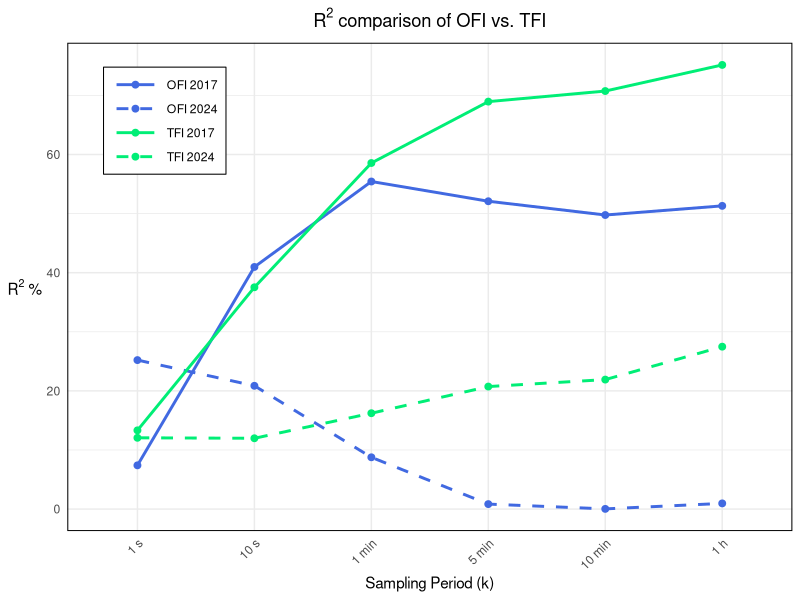
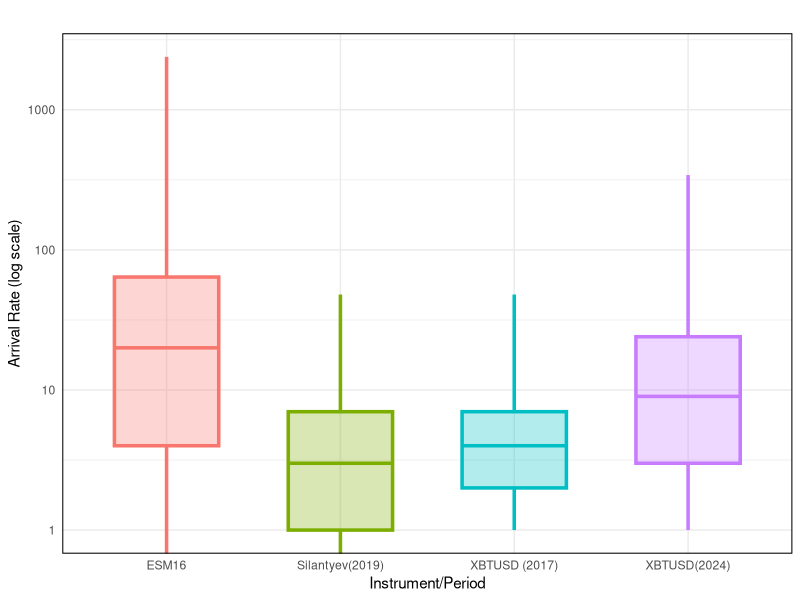
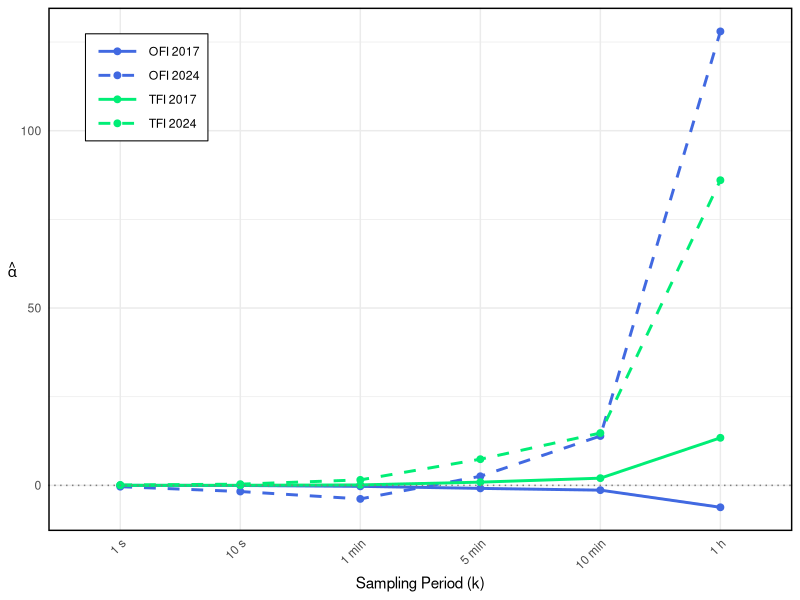
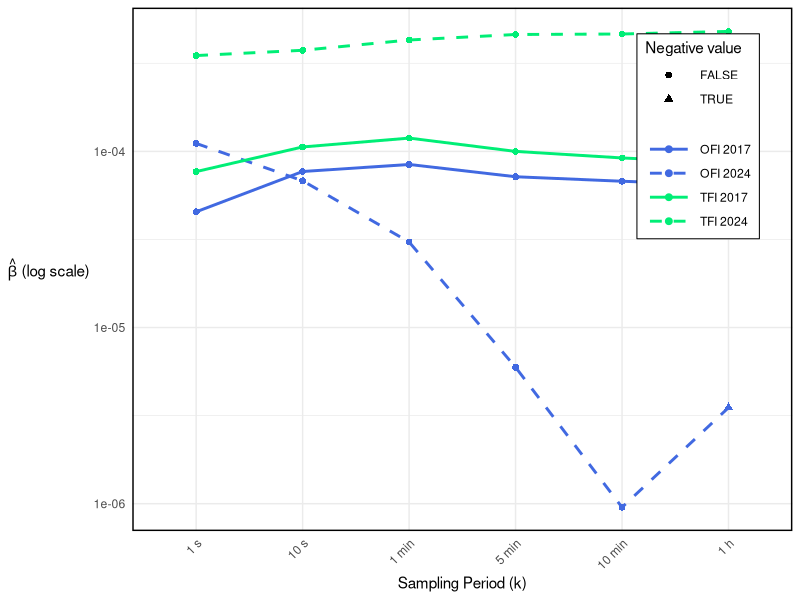
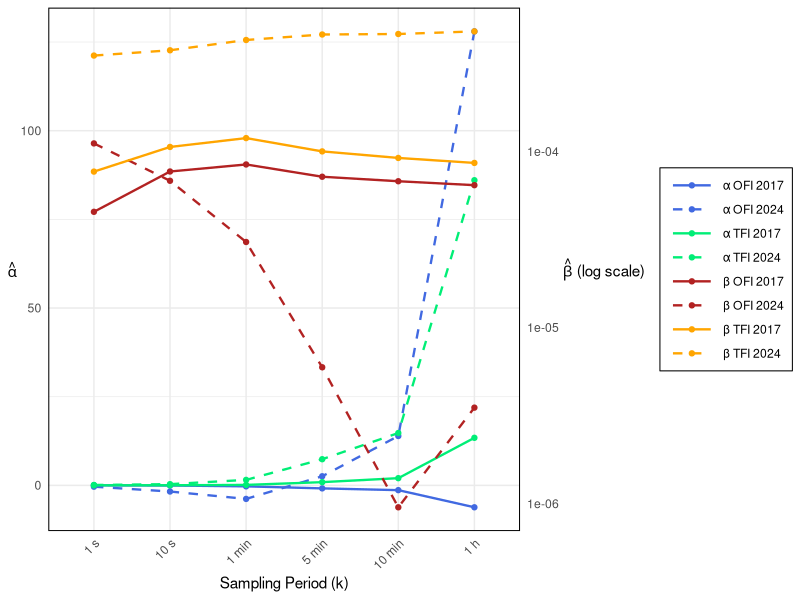
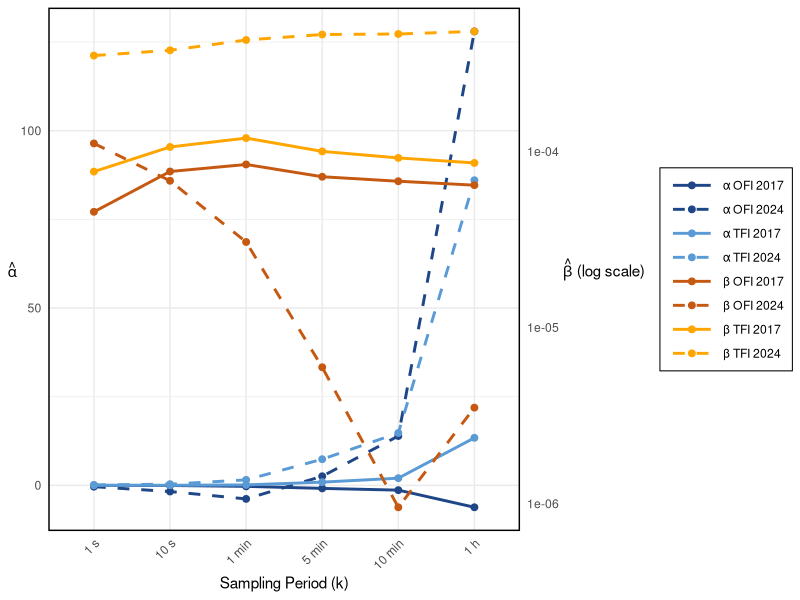

Recreate these plots in R, in order.
## ---- chunk 1
# required libraries
library(ggplot2)
library(dplyr)
library(tidyr)

# data frame
k <- c('1 s', '10 s', '1 min', '5 min', '10 min', '1 h')
ofi_2017 <- c(7.40, 40.97, 55.43, 52.09, 49.76, 51.31)
ofi_2024 <- c(25.21, 20.86, 8.76, 0.84, 0.03, 0.96)
tfi_2017 <- c(13.32, 37.53, 58.56, 68.95, 70.74, 75.16)
tfi_2024 <- c(12.06, 11.98, 16.22, 20.73, 21.91, 27.48)

# Reshape data to long format for better plotting
data_long <- data.frame(
  k = factor(rep(k, 4), levels = k),
  value = c(ofi_2017, ofi_2024, tfi_2017, tfi_2024),
  type = rep(c("OFI", "OFI", "TFI", "TFI"), each = 6),
  year = rep(c("2017", "2024", "2017", "2024"), each = 6),
  group = rep(c("OFI 2017", "OFI 2024", "TFI 2017", "TFI 2024"), each = 6)
)

#  plot
# For the line plot:
ggplot(data_long, aes(x = k, y = value, group = group, color = group, linetype = group)) +
  geom_line(size = 1) +
  geom_point(size = 2) +
  scale_color_manual(
    name = NULL,
    values = c("OFI 2017" = "royalblue", "OFI 2024" = "royalblue", 
               "TFI 2017" = "springgreen2", "TFI 2024" = "springgreen2")
  ) +
  scale_linetype_manual(
    name = NULL,
    values = c("OFI 2017" = "solid", "OFI 2024" = "dashed", 
               "TFI 2017" = "solid", "TFI 2024" = "dashed")
  ) +
  labs(
    title=expression("R"^2~"comparison of OFI vs. TFI"),
    x = "Sampling Period (k)",
    y = expression("R"^2 ~ "%")
  ) +
  theme_minimal() +
  theme(
    panel.border = element_rect(color = "black", fill = NA, size = 0.7),  # Add this line
    axis.title.y = element_text(angle = 0, vjust = 0.5),  # Add this line
    legend.position = c(0.05, 0.95),  
    legend.justification = c(0, 1),   
    legend.direction = "vertical",
    legend.box.background = element_rect(color = "black", fill = "white"),
    legend.margin = margin(4, 6, 4, 6),
    legend.key.width = unit(1.2, "cm"),
    axis.text.x = element_text(angle = 45, hjust = 1),
    plot.title = element_text(hjust = 0.5)
  )
## ---- chunk 2
df_box <- data.frame(
  Instrument = c("XBTUSD (2017)", "Silantyev(2019)", "ESM16", "XBTUSD(2024)"),
  Min = c(1, 0, 0, 1),
  Q1 = c(2, 1, 4, 3),
  Median = c(4, 3, 20, 9),
  Q3 = c(7, 7, 64, 24),
  Max = c(48, 48, 2387, 342)
)

ggplot(df_box, aes(x=Instrument)) +
  geom_boxplot(
    aes(lower=Q1, middle=Median, upper=Q3, ymin=Min, ymax=Max,
        fill=Instrument, color=Instrument),
    stat="identity", width=0.6, alpha=0.3, size=1.2,
    fatten=1  
  ) +
  scale_y_log10() +
  labs(title="",
       y="Arrival Rate (log scale)", x="Instrument/Period") +
  theme_minimal() +
  theme(
    legend.position="none",
    panel.border = element_rect(color = "black", fill = NA, size = 0.7)  # Add border
  )



## ---- chunk 3
library(ggplot2)
library(dplyr)
library(tidyr)

# Data
k <- c('1 s', '10 s', '1 min', '5 min', '10 min', '1 h')

# Alpha values
alpha_ofi_2017 <- c(0.0013, -0.0355, -0.2776, -0.8511, -1.3485, -6.1830)
alpha_ofi_2024 <- c(-0.3733, -1.7360, -3.8186, 2.5649, 13.9163, 127.9933)
alpha_tfi_2017 <- c(0.0122, 0.0290, 0.1303, 0.9072, 2.0272, 13.4080)
alpha_tfi_2024 <- c(0.1061, 0.3421, 1.5443, 7.3748, 14.7543, 86.0347)

# Beta values
beta_ofi_2017 <- c(4.54e-05, 7.69e-05, 8.43e-05, 7.18e-05, 6.77e-05, 6.43e-05)
beta_ofi_2024 <- c(1.11e-04, 6.81e-05, 3.06e-05, 5.95e-06, 9.54e-07, -3.51e-06)
beta_tfi_2017 <- c(7.68e-05, 1.06e-04, 1.19e-04, 1.00e-04, 9.18e-05, 8.60e-05)
beta_tfi_2024 <- c(3.50e-04, 3.75e-04, 4.29e-04, 4.61e-04, 4.64e-04, 4.80e-04)

# ===== ALPHA PLOT =====
data_alpha <- data.frame(
  k = factor(rep(k, 4), levels = k),
  value = c(alpha_ofi_2017, alpha_ofi_2024, alpha_tfi_2017, alpha_tfi_2024),
  type = rep(c("OFI", "OFI", "TFI", "TFI"), each = 6),
  year = rep(c("2017", "2024", "2017", "2024"), each = 6),
  group = rep(c("OFI 2017", "OFI 2024", "TFI 2017", "TFI 2024"), each = 6)
)

# Add small offset to handle negative values in log scale
offset <- abs(min(data_alpha$value)) + 0.001
data_alpha$value_adj <- data_alpha$value + offset

ggplot(data_alpha, aes(x = k, y = value, group = group, color = group, linetype = group)) +
  geom_line(size = 1) +
  geom_point(size = 2) +
  geom_hline(yintercept = 0, linetype = "dotted", color = "gray50", size = 0.5) +
  scale_color_manual(
    name = NULL,
    values = c("OFI 2017" = "royalblue", "OFI 2024" = "royalblue", 
               "TFI 2017" = "springgreen2", "TFI 2024" = "springgreen2")
  ) +
  scale_linetype_manual(
    name = NULL,
    values = c("OFI 2017" = "solid", "OFI 2024" = "dashed", 
               "TFI 2017" = "solid", "TFI 2024" = "dashed")
  ) +
  labs(
    x = "Sampling Period (k)",
    y = expression(hat(alpha))
  ) +
  theme_minimal() +
  theme(
    panel.border = element_rect(color = "black", fill = NA, size = 1),
    axis.title.y = element_text(angle = 0, vjust = 0.5),
    legend.position = c(0.05, 0.95),  
    legend.justification = c(0, 1),   
    legend.direction = "vertical",
    legend.box.background = element_rect(color = "black", fill = "white"),
    legend.margin = margin(4, 6, 4, 6),
    legend.key.width = unit(1.2, "cm"),
    axis.text.x = element_text(angle = 45, hjust = 1),
    plot.title = element_text(hjust = 0.5)
  )

# ===== BETA PLOT (with log scale) =====
data_beta <- data.frame(
  k = factor(rep(k, 4), levels = k),
  value = c(beta_ofi_2017, beta_ofi_2024, beta_tfi_2017, beta_tfi_2024),
  type = rep(c("OFI", "OFI", "TFI", "TFI"), each = 6),
  year = rep(c("2017", "2024", "2017", "2024"), each = 6),
  group = rep(c("OFI 2017", "OFI 2024", "TFI 2017", "TFI 2024"), each = 6)
)

# Handle negative beta value for log scale
data_beta$value_abs <- abs(data_beta$value)
data_beta$is_negative <- data_beta$value < 0

ggplot(data_beta, aes(x = k, y = value_abs, group = group, color = group, linetype = group)) +
  geom_line(size = 1) +
  geom_point(aes(shape = is_negative), size = 2) +
  scale_y_log10(
    labels = scales::scientific
  ) +
  scale_color_manual(
    name = NULL,
    values = c("OFI 2017" = "royalblue", "OFI 2024" = "royalblue", 
               "TFI 2017" = "springgreen2", "TFI 2024" = "springgreen2")
  ) +
  scale_linetype_manual(
    name = NULL,
    values = c("OFI 2017" = "solid", "OFI 2024" = "dashed", 
               "TFI 2017" = "solid", "TFI 2024" = "dashed")
  ) +
  scale_shape_manual(
    name = "Negative value",
    values = c("FALSE" = 16, "TRUE" = 17),
    guide = guide_legend(order = 2)
  ) +
  labs(
    x = "Sampling Period (k)",
    y = expression(hat(beta) ~ "(log scale)")
  ) +
  theme_minimal() +
  theme(
    panel.border = element_rect(color = "black", fill = NA, size = 1),
    axis.title.y = element_text(angle = 0, vjust = 0.5),
    legend.position = c(0.95, 0.95),  
    legend.justification = c(1, 1),   
    legend.direction = "vertical",
    legend.box.background = element_rect(color = "black", fill = "white"),
    legend.margin = margin(4, 6, 4, 6),
    legend.key.width = unit(1.2, "cm"),
    axis.text.x = element_text(angle = 45, hjust = 1),
    plot.title = element_text(hjust = 0.5)
  )
## ---- chunk 4
library(ggplot2)
library(dplyr)

# Data
k <- c('1 s', '10 s', '1 min', '5 min', '10 min', '1 h')

# Alpha values
alpha_ofi_2017 <- c(0.0013, -0.0355, -0.2776, -0.8511, -1.3485, -6.1830)
alpha_ofi_2024 <- c(-0.3733, -1.7360, -3.8186, 2.5649, 13.9163, 127.9933)
alpha_tfi_2017 <- c(0.0122, 0.0290, 0.1303, 0.9072, 2.0272, 13.4080)
alpha_tfi_2024 <- c(0.1061, 0.3421, 1.5443, 7.3748, 14.7543, 86.0347)

# Beta values
beta_ofi_2017 <- c(4.54e-05, 7.69e-05, 8.43e-05, 7.18e-05, 6.77e-05, 6.43e-05)
beta_ofi_2024 <- c(1.11e-04, 6.81e-05, 3.06e-05, 5.95e-06, 9.54e-07, -3.51e-06)
beta_tfi_2017 <- c(7.68e-05, 1.06e-04, 1.19e-04, 1.00e-04, 9.18e-05, 8.60e-05)
beta_tfi_2024 <- c(3.50e-04, 3.75e-04, 4.29e-04, 4.61e-04, 4.64e-04, 4.80e-04)

# Create data frames with matching columns
data_alpha <- data.frame(
  k = factor(rep(k, 4), levels = k),
  value = c(alpha_ofi_2017, alpha_ofi_2024, alpha_tfi_2017, alpha_tfi_2024),
  group = rep(c("α OFI 2017", "α OFI 2024", "α TFI 2017", "α TFI 2024"), each = 6),
  metric = "alpha",
  value_scaled = NA
)

data_beta <- data.frame(
  k = factor(rep(k, 4), levels = k),
  value = abs(c(beta_ofi_2017, beta_ofi_2024, beta_tfi_2017, beta_tfi_2024)),
  group = rep(c("β OFI 2017", "β OFI 2024", "β TFI 2017", "β TFI 2024"), each = 6),
  metric = "beta",
  value_scaled = NA
)

# Define scaling factor for secondary axis
beta_range <- range(data_beta$value)
alpha_range <- range(data_alpha$value)

# For log scale transformation
log_beta_min <- log10(min(data_beta$value[data_beta$value > 0]))
log_beta_max <- log10(max(data_beta$value))

# Scaling factor
scale_factor <- (alpha_range[2] - alpha_range[1]) / (log_beta_max - log_beta_min)
shift_factor <- alpha_range[1] - scale_factor * log_beta_min

# Transform beta to alpha scale
data_beta$value_scaled <- scale_factor * log10(data_beta$value) + shift_factor
data_alpha$value_scaled <- data_alpha$value

# Plot
ggplot() +
  # Alpha lines
  geom_line(data = data_alpha, 
            aes(x = k, y = value_scaled, group = group, color = group, linetype = group),
            size = 0.8) +
  geom_point(data = data_alpha,
             aes(x = k, y = value_scaled, group = group, color = group),
             size = 1.5) +
  # Beta lines (scaled)
  geom_line(data = data_beta,
            aes(x = k, y = value_scaled, group = group, color = group, linetype = group),
            size = 0.8) +
  geom_point(data = data_beta,
             aes(x = k, y = value_scaled, group = group, color = group),
             size = 1.5) +
  # Primary y-axis (alpha)
  scale_y_continuous(
    name = expression(hat(alpha)),
    sec.axis = sec_axis(
      ~ (. - shift_factor) / scale_factor,
      name = expression(hat(beta) ~ "(log scale)"),
      labels = function(x) sprintf("%.0e", 10^x)
    )
  ) +
  # Colors
  scale_color_manual(
    name = NULL,
    values = c(
      "α OFI 2017" = "royalblue", "α OFI 2024" = "royalblue",
      "α TFI 2017" = "springgreen2", "α TFI 2024" = "springgreen2",
      "β OFI 2017" = "firebrick", "β OFI 2024" = "firebrick",
      "β TFI 2017" = "orange", "β TFI 2024" = "orange"
    )
  ) +
  # Line types
  scale_linetype_manual(
    name = NULL,
    values = c(
      "α OFI 2017" = "solid", "α OFI 2024" = "dashed",
      "α TFI 2017" = "solid", "α TFI 2024" = "dashed",
      "β OFI 2017" = "solid", "β OFI 2024" = "dashed",
      "β TFI 2017" = "solid", "β TFI 2024" = "dashed"
    )
  ) +
  labs(x = "Sampling Period (k)") +
  theme_minimal() +
  theme(
    panel.border = element_rect(color = "black", fill = NA, size = 0.7),
    axis.title.y.left = element_text(angle = 0, vjust = 0.5, color = "black"),
    axis.title.y.right = element_text(angle = 0, vjust = 0.5, color = "black"),
    legend.position = "right",
    legend.box.background = element_rect(color = "black", fill = "white"),
    legend.margin = margin(4, 6, 4, 6),
    legend.key.width = unit(1.2, "cm"),
    axis.text.x = element_text(angle = 45, hjust = 1)
  )
## ---- chunk 5
library(ggplot2)
library(dplyr)

# Data
k <- c('1 s', '10 s', '1 min', '5 min', '10 min', '1 h')

# Alpha values
alpha_ofi_2017 <- c(0.0013, -0.0355, -0.2776, -0.8511, -1.3485, -6.1830)
alpha_ofi_2024 <- c(-0.3733, -1.7360, -3.8186, 2.5649, 13.9163, 127.9933)
alpha_tfi_2017 <- c(0.0122, 0.0290, 0.1303, 0.9072, 2.0272, 13.4080)
alpha_tfi_2024 <- c(0.1061, 0.3421, 1.5443, 7.3748, 14.7543, 86.0347)

# Beta values
beta_ofi_2017 <- c(4.54e-05, 7.69e-05, 8.43e-05, 7.18e-05, 6.77e-05, 6.43e-05)
beta_ofi_2024 <- c(1.11e-04, 6.81e-05, 3.06e-05, 5.95e-06, 9.54e-07, -3.51e-06)
beta_tfi_2017 <- c(7.68e-05, 1.06e-04, 1.19e-04, 1.00e-04, 9.18e-05, 8.60e-05)
beta_tfi_2024 <- c(3.50e-04, 3.75e-04, 4.29e-04, 4.61e-04, 4.64e-04, 4.80e-04)

# Create data frames with matching columns
data_alpha <- data.frame(
  k = factor(rep(k, 4), levels = k),
  value = c(alpha_ofi_2017, alpha_ofi_2024, alpha_tfi_2017, alpha_tfi_2024),
  group = rep(c("α OFI 2017", "α OFI 2024", "α TFI 2017", "α TFI 2024"), each = 6),
  metric = "alpha",
  value_scaled = NA
)

data_beta <- data.frame(
  k = factor(rep(k, 4), levels = k),
  value = abs(c(beta_ofi_2017, beta_ofi_2024, beta_tfi_2017, beta_tfi_2024)),
  group = rep(c("β OFI 2017", "β OFI 2024", "β TFI 2017", "β TFI 2024"), each = 6),
  metric = "beta",
  value_scaled = NA
)

# Define scaling factor for secondary axis
beta_range <- range(data_beta$value)
alpha_range <- range(data_alpha$value)

# For log scale transformation
log_beta_min <- log10(min(data_beta$value[data_beta$value > 0]))
log_beta_max <- log10(max(data_beta$value))

# Scaling factor
scale_factor <- (alpha_range[2] - alpha_range[1]) / (log_beta_max - log_beta_min)
shift_factor <- alpha_range[1] - scale_factor * log_beta_min

# Transform beta to alpha scale
data_beta$value_scaled <- scale_factor * log10(data_beta$value) + shift_factor
data_alpha$value_scaled <- data_alpha$value

# Plot
ggplot() +
  # Alpha lines
  geom_line(data = data_alpha, 
            aes(x = k, y = value_scaled, group = group, color = group, linetype = group),
            size = 1) +
  geom_point(data = data_alpha,
             aes(x = k, y = value_scaled, group = group, color = group),
             size = 2) +
  # Beta lines (scaled)
  geom_line(data = data_beta,
            aes(x = k, y = value_scaled, group = group, color = group, linetype = group),
            size = 1) +
  geom_point(data = data_beta,
             aes(x = k, y = value_scaled, group = group, color = group),
             size = 2) +
  # Primary y-axis (alpha)
  scale_y_continuous(
    name = expression(hat(alpha)),
    sec.axis = sec_axis(
      ~ (. - shift_factor) / scale_factor,
      name = expression(hat(beta) ~ "(log scale)"),
      labels = function(x) sprintf("%.0e", 10^x)
    )
  ) +
  # Colors: Dark shades for OFI, bright shades for TFI
  scale_color_manual(
    name = NULL,
    values = c(
      "α OFI 2017" = "#1f4788",  # Dark blue for alpha OFI
      "α OFI 2024" = "#1f4788",  # Dark blue for alpha OFI
      "α TFI 2017" = "#5b9bd5",  # Bright blue for alpha TFI
      "α TFI 2024" = "#5b9bd5",  # Bright blue for alpha TFI
      "β OFI 2017" = "#c65911",  # Dark orange for beta OFI
      "β OFI 2024" = "#c65911",  # Dark orange for beta OFI
      "β TFI 2017" = "#ffa500",  # Bright orange for beta TFI
      "β TFI 2024" = "#ffa500"   # Bright orange for beta TFI
    )
  ) +
  # Line types: solid for 2017, dashed for 2024
  scale_linetype_manual(
    name = NULL,
    values = c(
      "α OFI 2017" = "solid", "α OFI 2024" = "dashed",
      "α TFI 2017" = "solid", "α TFI 2024" = "dashed",
      "β OFI 2017" = "solid", "β OFI 2024" = "dashed",
      "β TFI 2017" = "solid", "β TFI 2024" = "dashed"
    )
  ) +
  labs(x = "Sampling Period (k)") +
  theme_minimal() +
  theme(
    panel.border = element_rect(color = "black", fill = NA, size = 1),
    axis.title.y.left = element_text(angle = 0, vjust = 0.5, color = "black"),
    axis.title.y.right = element_text(angle = 0, vjust = 0.5, color = "black"),
    legend.position = "right",
    legend.box.background = element_rect(color = "black", fill = "white"),
    legend.margin = margin(4, 6, 4, 6),
    legend.key.width = unit(1.2, "cm"),
    axis.text.x = element_text(angle = 45, hjust = 1)
  )
